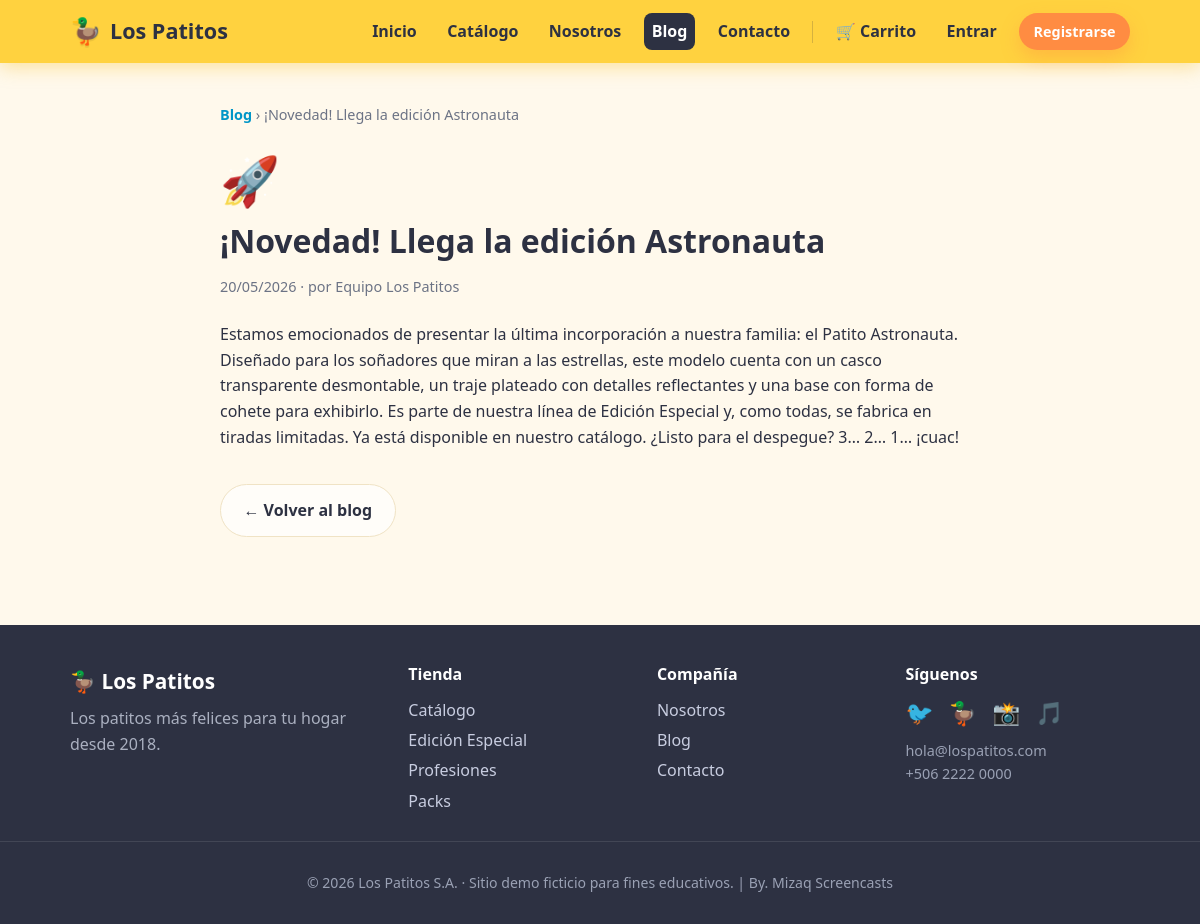
Screenshot of /articulo.php?slug=novedad-edicion-astronauta with the database file from the repository.
### tables this page shows
CREATE TABLE IF NOT EXISTS articulos (
    id BIGINT UNSIGNED AUTO_INCREMENT PRIMARY KEY,
    titulo VARCHAR(180) NOT NULL,
    slug VARCHAR(180) NOT NULL,
    resumen VARCHAR(300) NULL,
    contenido TEXT NULL,
    autor VARCHAR(120) NOT NULL DEFAULT 'Equipo Los Patitos',
    emoji VARCHAR(16) NOT NULL DEFAULT '📰',
    fecha_publicacion DATE NOT NULL,
    UNIQUE KEY uk_articulos_slug (slug)
);

### config.php (called while the page is built, shortened)
<?php
function db(): PDO
{
    $dsn = sprintf(
        'mysql:host=%s;port=%s;dbname=%s;charset=utf8mb4',
        DB_HOST,
        DB_PORT,
        DB_NAME
    );
    $options = [
        PDO::ATTR_ERRMODE => PDO::ERRMODE_EXCEPTION,
        PDO::ATTR_DEFAULT_FETCH_MODE => PDO::FETCH_ASSOC,
        PDO::ATTR_EMULATE_PREPARES => false,
    ];
    $pdo = new PDO($dsn, DB_USER, DB_PASS, $options);
    return $pdo;
}

### includes/blog.php (called while the page is built, shortened)
<?php
require_once __DIR__ . '/../config.php';
function get_articulo_por_slug(string $slug): ?array
{
    $stmt = db()->prepare(
        'SELECT id, titulo, slug, resumen, contenido, autor, emoji, fecha_publicacion
         FROM articulos WHERE slug = :slug LIMIT 1'
    );
    $stmt->execute(['slug' => $slug]);
    return $stmt->fetch() ?: null;
}

### includes/helpers.php (called while the page is built, shortened)
<?php
function e(?string $value): string
{
    return htmlspecialchars((string) $value, ENT_QUOTES, 'UTF-8');
}

### articulo.php (the view, shortened to what this page needs)
<?php
require_once __DIR__ . '/config.php';
require_once __DIR__ . '/includes/layout.php';
require_once __DIR__ . '/includes/blog.php';
$slug = trim((string) ($_GET['slug'] ?? ''));
$articulo = $slug !== '' ? get_articulo_por_slug($slug) : null;
?>
<section class="section">
    <div class="container">
        <article class="article">
            <p class="breadcrumb"><a href="blog.php">Blog</a> › <?= e($articulo['titulo']) ?></p>
            <div style="font-size:3rem;"><?= e($articulo['emoji']) ?></div>
            <h1 class="page-title"><?= e($articulo['titulo']) ?></h1>
            <p class="article__meta">
                <?= e(date('d/m/Y', strtotime((string) $articulo['fecha_publicacion']))) ?> · por <?= e($articulo['autor']) ?>
            </p>
            <div class="article__body">
                <?php foreach (preg_split('/\n+/', (string) $articulo['contenido']) as $parrafo): ?>
                    <?php if (trim($parrafo) !== ''): ?><p><?= e(trim($parrafo)) ?></p><?php endif; ?>
                <?php endforeach; ?>
            </div>
            <a class="button button--ghost mt-2" href="blog.php">← Volver al blog</a>
        </article>
    </div>
</section>

### assets/css/styles.css (style rules this page uses)
:root { --duck: #ffd23f; --duck-dark: #f4b400; --water: #00b4d8; --water-dark: #0096c7; --beak: #ff8c42; --beak-dark: #f4761f; --cream: #fff9ec; --card: #ffffff; --border: #f0e3c5; --text: #2d3142; --muted: #6c7385; --success-bg: #e6f8ee; --success-text: #1b7f46; --error-bg: #fdecec; --error-text: #c4321f; --shadow: 0 18px 50px rgba(45, 49, 66, 0.10); --shadow-sm: 0 6px 18px rgba(45, 49, 66, 0.08); --radius: 20px; }
* { box-sizing: border-box; }
html { scroll-behavior: smooth; }
body { margin: 0; font-family: "Segoe UI", "Trebuchet MS", Arial, sans-serif; background: var(--cream); color: var(--text); line-height: 1.6; display: flex; flex-direction: column; min-height: 100vh; }
h1, h2, h3, h4 { line-height: 1.2; color: var(--text); }
a { color: var(--water-dark); text-decoration: none; font-weight: 600; }
.container { width: 100%; max-width: 1100px; margin: 0 auto; padding: 0 1.25rem; }
.section { padding: 2.5rem 0; }
.button { display: inline-flex; align-items: center; justify-content: center; gap: 0.4rem; border: 0; border-radius: 999px; padding: 0.8rem 1.4rem; font-size: 1rem; font-weight: 700; font-family: inherit; cursor: pointer; text-decoration: none; transition: transform 0.15s ease, box-shadow 0.15s ease, background 0.15s ease; }
.button--ghost { background: rgba(255, 255, 255, 0.7); color: var(--text); border: 1px solid var(--border); }
.mt-2 { margin-top: 1rem; }
.breadcrumb { color: var(--muted); font-size: 0.9rem; margin: 0 0 1rem; }
.page-title { font-size: 2rem; margin: 0.2rem 0 0.4rem; }
.article { max-width: 760px; margin: 0 auto; }
.article__meta { color: var(--muted); font-size: 0.9rem; margin-bottom: 1.5rem; }
.article__body p { margin: 0 0 1.1rem; }

### rows the page displays
articulos: titulo "¡Novedad! Llega la edición Astronauta", emoji "🚀", fecha_publicacion "20/05/2026", autor "Equipo Los Patitos", contenido "Estamos emocionados de presentar la última incorporación a nuestra familia: el Patito Astronauta. Diseñado para los soñadores que miran a las estrellas, este modelo cuenta con un casco transparente desmontable, un traje plateado con detalles reflectantes y una base con forma de cohete para exhibirlo. Es parte de nuestra línea de Edición Especial y, como todas, se fabrica en tiradas limitadas. Ya está disponible en nuestro catálogo. ¿Listo para el despegue? 3… 2… 1… ¡cuac!"

### other values shown
$label "Inicio"
$label "Catálogo"
$label "Nosotros"
$label "Blog"
$label "Contacto"
$year "2026"
